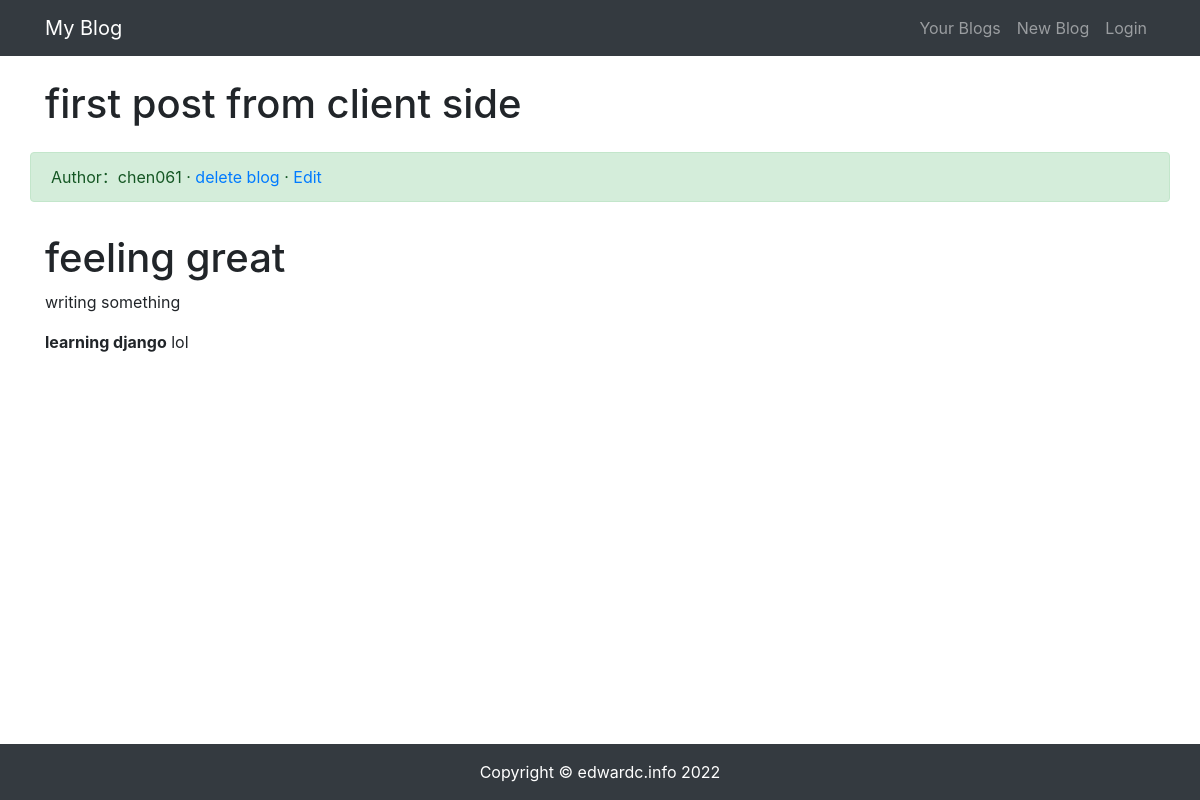
Page /article/article-detail/5/ on the earlier database version.
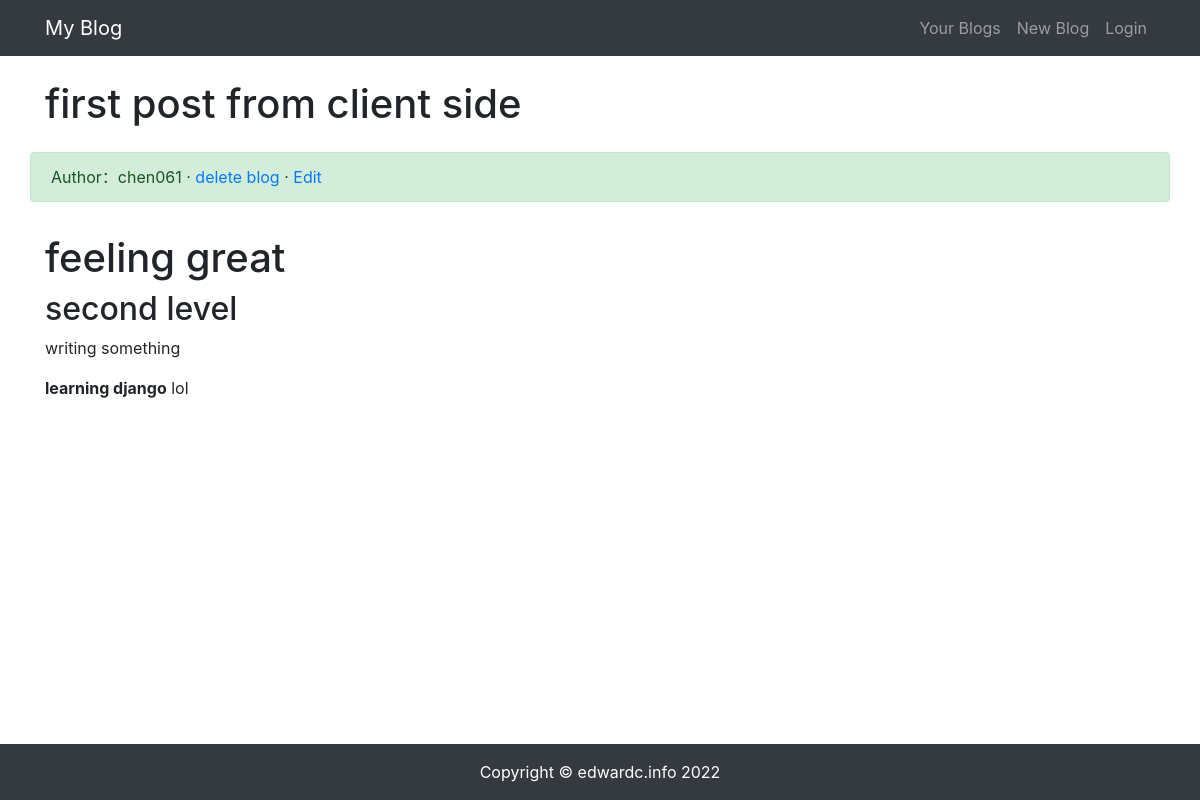
Same page on the later database version.
### article/models.py (models this page shows, shortened)
class ArticlePost(models.Model):
    author = models.ForeignKey(User, on_delete=models.CASCADE)
    title = models.CharField(max_length=100)
    body = models.TextField()
    created = models.DateTimeField(default=timezone.now)
    updated = models.DateTimeField(auto_now=True)
    class Meta:
        ordering = ('-created',)

### article/views.py (the view)
# urls.py: path('article-detail/<int:id>/', views.article_detail, name='article_detail'),
def article_detail(request, id):
    article = ArticlePost.objects.get(id=id)
    article.body = markdown.markdown(article.body,
                                     extensions=[
                                         'markdown.extensions.extra',
                                         'markdown.extensions.codehilite',
                                     ])
    context = {'article': article}
    return render(request, 'article/detail.html', context)

### templates/article/detail.html (shortened to what this page needs)
{% extends "base.html" %} {% load staticfiles %}  {% block content %}
<div class="container">
  <div class="row">
    <h1 class="col-12 mt-4 mb-4">{{ article.title }}</h1>
    <div class="col-12 alert alert-success">
      Author：{{ article.author }}
      · <a href="#" onclick="confirm_safe_delete()">delete blog</a>
      · <a href="{% url "article:article_update" article.id %}">Edit</a>
    </div>
    <div class="col-12">
      <p>{{ article.body|safe }}</p>
    </div>
  </div>
</div>
{% endblock content %}

Differences in the rows shown:
changed ArticlePost "first post from client side": body "feeling great writing something learning django lol" → "feeling great second level writing something learning django lol"
